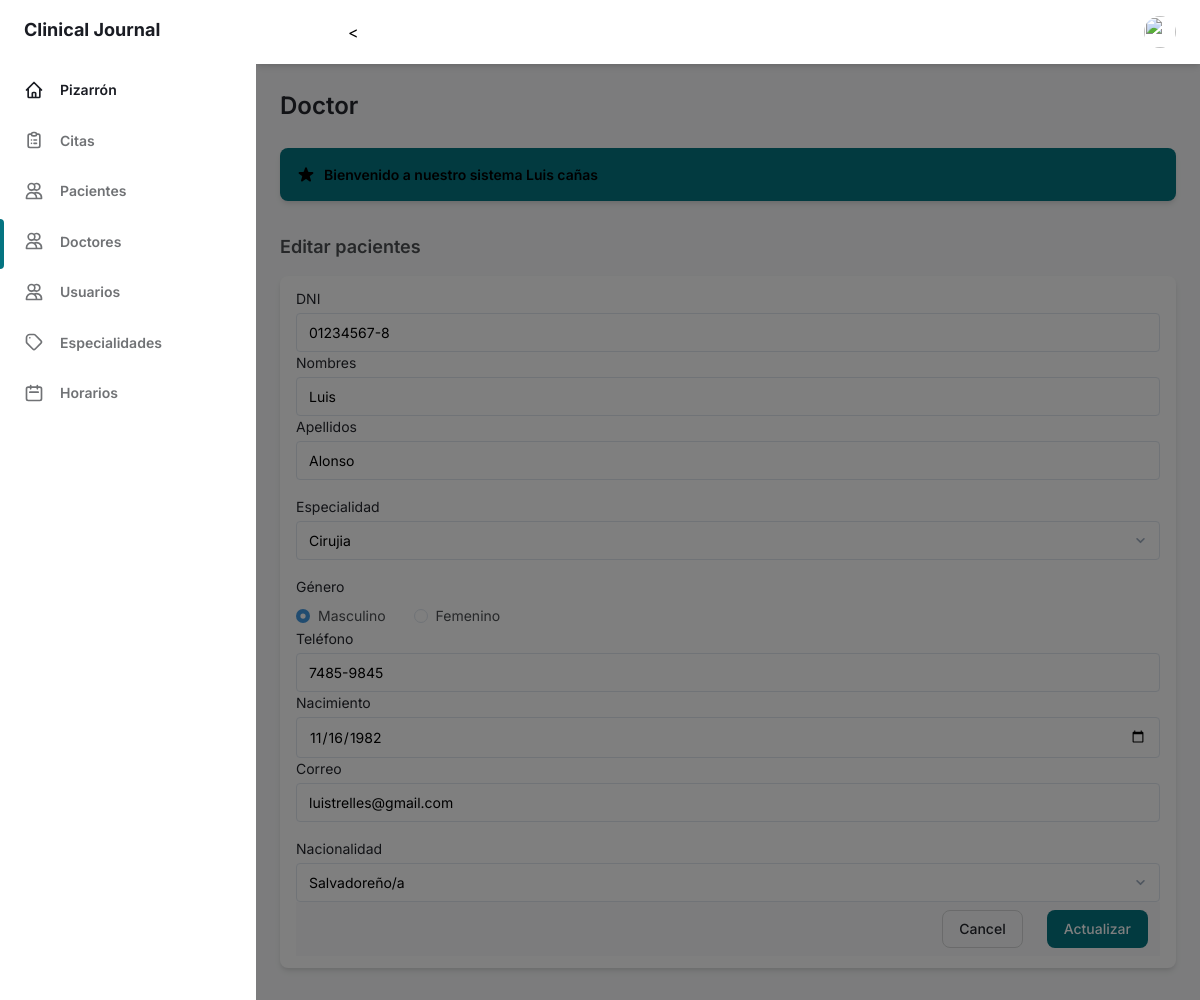
Screenshot of /vista/doctor/edit.php?id=1 (signed in) with the database file from the repository.
### tables this page shows
CREATE TABLE `doctor` (
  `coddoc` int(11) NOT NULL,
  `dnidoc` char(10) NOT NULL,
  `nomdoc` varchar(50) NOT NULL,
  `apedoc` varchar(50) NOT NULL,
  `codespe` int(11) NOT NULL,
  `sexo` char(15) NOT NULL,
  `telefo` char(9) NOT NULL,
  `fechanaci` date NOT NULL,
  `correo` varchar(50) NOT NULL,
  `naciona` varchar(35) NOT NULL,
  `estado` char(15) NOT NULL,
  `fecha_create` timestamp NOT NULL DEFAULT current_timestamp() ON UPDATE current_timestamp()
);

CREATE TABLE `specialty` (
  `codespe` int(11) NOT NULL,
  `nombrees` varchar(50) NOT NULL,
  `estado` char(1) NOT NULL,
  `fecha_create` timestamp NOT NULL DEFAULT current_timestamp() ON UPDATE current_timestamp()
);

### vista/doctor/edit.php (the view, shortened to what this page needs)
<!DOCTYPE html>
<html :class="{ 'theme-dark': dark }" x-data="data()" lang="en">
<head>
  <link rel="stylesheet" href="../../assets/css/tailwind.output.css" />
  <link rel="stylesheet" href="https://cdnjs.cloudflare.com/ajax/libs/Chart.js/2.9.3/Chart.min.css" />
</head>
<body>
  <div class="flex h-screen bg-gray-50 dark:bg-gray-900" :class="{ 'overflow-hidden': isSideMenuOpen }">
    <aside class="z-20 hidden w-64 overflow-y-auto bg-white dark:bg-gray-800 md:block flex-shrink-0">
      <div class="py-4 text-gray-500 dark:text-gray-400">
        <a class="ml-6 text-lg font-bold text-gray-800 dark:text-gray-200" href="../admin/pages-admin.php">
          Clinical Journal
        </a>
        <ul class="mt-6">
          <li class="relative px-6 py-3">
            <a class="inline-flex items-center w-full text-sm font-semibold text-gray-800 transition-colors duration-150 hover:text-gray-800 dark:hover:text-gray-200 dark:text-gray-100" href="../admin/pages-admin.php">
              <span class="ml-4">Pizarrón</span>
            </a>
          </li>
        </ul>
        <ul>
          <li class="relative px-6 py-3">
            <a class="inline-flex items-center w-full text-sm font-semibold transition-colors duration-150 hover:text-gray-800 dark:hover:text-gray-200" href="../../folder/appointment.php">
              <span class="ml-4">Citas</span>
            </a>
          </li>
          <li class="relative px-6 py-3">
            <a class="inline-flex items-center w-full text-sm font-semibold transition-colors duration-150 hover:text-gray-800 dark:hover:text-gray-200" href="../../folder/patients.php">
              <span class="ml-4">Pacientes</span>
            </a>
          </li>
          <li class="relative px-6 py-3">
            <span class="absolute inset-y-0 left-0 w-1 bg-teal-600 rounded-tr-lg rounded-br-lg" aria-hidden="true"></span>
            <a class="inline-flex items-center w-full text-sm font-semibold transition-colors duration-150 hover:text-gray-800 dark:hover:text-gray-200" href="../../folder/doctor.php">
              <span class="ml-4">Doctores</span>
            </a>
          </li>
          <li class="relative px-6 py-3">
            <a class="inline-flex items-center w-full text-sm font-semibold transition-colors duration-150 hover:text-gray-800 dark:hover:text-gray-200" href="../../folder/usuarios.php">
              <span class="ml-4">Usuarios</span>
            </a>
          </li>
          <li class="relative px-6 py-3">
            <a class="inline-flex items-center w-full text-sm font-semibold transition-colors duration-150 hover:text-gray-800 dark:hover:text-gray-200" href="../../folder/specialty.php">
              <span class="ml-4">Especialidades</span>
            </a>
          </li>
          <li class="relative px-6 py-3">
            <a class="inline-flex items-center w-full text-sm font-semibold transition-colors duration-150 hover:text-gray-800 dark:hover:text-gray-200" href="../../folder/horario.php">
              <span class="ml-4">Horarios</span>
            </a>
          </li>
        </ul>
      </div>
    </aside>
    <div x-show="isSideMenuOpen" x-transition:enter="transition ease-in-out duration-150" x-transition:enter-start="opacity-0" x-transition:enter-end="opacity-100" x-transition:leave="transition ease-in-out duration-150" x-transition:leave-start="opacity-100" x-transition:leave-end="opacity-0" class="fixed inset-0 z-10 flex items-end bg-black bg-opacity-50 sm:items-center sm:justify-center"></div>
    <div class="flex flex-col flex-1 w-full">
      <header class="z-10 py-4 bg-white shadow-md dark:bg-gray-800">
        <div class="container flex items-center justify-between h-full px-6 mx-auto text-teal-600 dark:text-teal-300">
          <div class="flex justify-center flex-1 lg:mr-32">
            <div class="relative w-full max-w-xl mr-6 focus-within:text-teal-500">
              <div class="absolute inset-y-0 flex items-center pl-2">
              </div>
              <
            </div>
          </div>
          <ul class="flex items-center flex-shrink-0 space-x-6">
            <li class="relative">
              <button class="align-middle rounded-full focus:shadow-outline-teal focus:outline-none" @click="toggleProfileMenu" @keydown.escape="closeProfileMenu" aria-label="Account" aria-haspopup="true">
                <img class="object-cover w-8 h-8 rounded-full" src="https://www.creativefabrica.com/wp-content/uploads/2019/02/Profile-Icon-by-arus-1-580x386.jpg" alt="" aria-hidden="true" />
              </button>
            </li>
          </ul>
        </div>
      </header>
      <main class="h-full overflow-y-auto">
        <div class="container px-6 mx-auto grid">
          <h2 class="my-6 text-2xl font-semibold text-gray-700 dark:text-gray-200">
            Doctor
          </h2>
          <a class="flex items-center justify-between p-4 mb-8 text-sm font-semibold text-teal-100 bg-teal-600 rounded-lg shadow-md focus:outline-none focus:shadow-outline-teal" style="cursor: pointer;">
            <div class="flex items-center">
              <span>Bienvenido a nuestro sistema <?php echo ucfirst($_SESSION['nombre']); ?></span>
            </div>
          </a>
          <h4 class="mb-4 text-lg font-semibold text-gray-600 dark:text-gray-300">
            Editar pacientes
          </h4>
          <?php
          function connect()
          {
            return new mysqli("localhost", "root", "", "proyecto_final");
          }
          $con = connect();
          $id = $_GET['id'];
          $sql = "SELECT doctor.coddoc, doctor.dnidoc, doctor.nomdoc, doctor.apedoc, specialty.codespe, specialty.nombrees,doctor.sexo, doctor.telefo, doctor.fechanaci, doctor.correo, doctor.naciona, doctor.estado, doctor.fecha_create FROM doctor INNER JOIN specialty ON doctor.codespe = specialty.codespe  WHERE coddoc= '$id'";
          $query  = $con->query($sql);
          $data =  array();
          if ($query) {
            while ($r = $query->fetch_object()) {
              $data[] = $r;
            }
          }
          ?>
          <?php if (count($data) > 0) : ?>
            <?php foreach ($data as $d) : ?>
              <div class="px-4 py-3 mb-8 bg-white rounded-lg shadow-md dark:bg-gray-800">
                <form method="POST" autocomplete="off" action="../../folder/doctor.php?id=<?php echo $d->coddoc; ?>" role="form">
                  <label class="block text-sm">
                    <span class="text-gray-700 dark:text-gray-400">DNI</span>
                    <input name="dnidoc" onKeypress="if (event.keyCode < 45 || event.keyCode > 57) event.returnValue = false;" maxlength="8" value="<?php echo $d->dnidoc; ?>" type="text" class="block w-full mt-1 text-sm dark:border-gray-600 dark:bg-gray-700 focus:border-teal-400 focus:outline-none focus:shadow-outline-teal dark:text-gray-300 dark:focus:shadow-outline-gray form-input" placeholder="Jane Doe" />
                  </label>
                  <label class="block text-sm">
                    <span class="text-gray-700 dark:text-gray-400">Nombres</span>
                    <input name="nomdoc" value="<?php echo $d->nomdoc; ?>" type="text" class="block w-full mt-1 text-sm dark:border-gray-600 dark:bg-gray-700 focus:border-teal-400 focus:outline-none focus:shadow-outline-teal dark:text-gray-300 dark:focus:shadow-outline-gray form-input" placeholder="Cardiologia" />
                  </label>
                  <label class="block text-sm">
                    <span class="text-gray-700 dark:text-gray-400">Apellidos</span>
                    <input name="apedoc" value="<?php echo $d->apedoc; ?>" type="text" class="block w-full mt-1 text-sm dark:border-gray-600 dark:bg-gray-700 focus:border-teal-400 focus:outline-none focus:shadow-outline-teal dark:text-gray-300 dark:focus:shadow-outline-gray form-input" placeholder="Cardiologia" />
                  </label>
                  <label class="block mt-4 text-sm">
                    <span class="text-gray-700 dark:text-gray-400">
                      Especialidad
                    </span>
                    <select name="codespe" class="block w-full mt-1 text-sm dark:text-gray-300 dark:border-gray-600 dark:bg-gray-700 form-select focus:border-teal-400 focus:outline-none focus:shadow-outline-teal dark:focus:shadow-outline-gray">
                      <option value="<?php echo $d->codespe; ?>"><?php echo $d->nombrees; ?></option>
                    </select>
                  </label>
                  <div class="mt-4 text-sm">
                    <span class="text-gray-700 dark:text-gray-400">
                      Género
                    </span>
                    <div class="mt-2">
                      <label class="inline-flex items-center text-gray-600 dark:text-gray-400">
                        <input class="text-teal-600 form-radio focus:border-teal-400 focus:outline-none focus:shadow-outline-teal dark:focus:shadow-outline-gray" name="sexo" type="radio" id="sexo" value="<?php echo $d->sexo; ?>" <?php echo ($d->sexo == 'Masculino') ?  "checked" : "";  ?> />
                        <span class="ml-2">Masculino</span>
                      </label>
                      <label class="inline-flex items-center ml-6 text-gray-600 dark:text-gray-400">
                        <input class="text-teal-600 form-radio focus:border-teal-400 focus:outline-none focus:shadow-outline-teal dark:focus:shadow-outline-gray" name="sexo" type="radio" id="sexo" value="<?php echo $d->sexo; ?>" <?php echo ($d->sexo == 'Femenino') ?  "checked" : "";  ?> />
                        <span class="ml-2">Femenino</span>
                      </label>
                    </div>
                  </div>
                  <label class="block text-sm">
                    <span class="text-gray-700 dark:text-gray-400">Teléfono</span>
                    <input name="telefo" maxlength="9" onKeypress="if (event.keyCode < 45 || event.keyCode > 57) event.returnValue = false;" value="<?php echo $d->telefo; ?>" type="text" class="block w-full mt-1 text-sm dark:border-gray-600 dark:bg-gray-700 focus:border-teal-400 focus:outline-none focus:shadow-outline-teal dark:text-gray-300 dark:focus:shadow-outline-gray form-input" placeholder="Jane Doe" />
                  </label>
                  <label class="block text-sm">
                    <span class="text-gray-700 dark:text-gray-400">Nacimiento</span>
                    <input type="date" name="fechanaci" value="<?php echo $d->fechanaci; ?>" class="block w-full mt-1 text-sm dark:border-gray-600 dark:bg-gray-700 focus:border-teal-400 focus:outline-none focus:shadow-outline-teal dark:text-gray-300 dark:focus:shadow-outline-gray form-input" />
                  </label>
                  <label class="block text-sm">
                    <span class="text-gray-700 dark:text-gray-400">Correo</span>
                    <input name="correo" value="<?php echo $d->correo; ?>" type="email" class="block w-full mt-1 text-sm dark:border-gray-600 dark:bg-gray-700 focus:border-teal-400 focus:outline-none focus:shadow-outline-teal dark:text-gray-300 dark:focus:shadow-outline-gray form-input" placeholder="Jane Doe" />
                  </label>
                  <label class="block mt-4 text-sm">
                    <span class="text-gray-700 dark:text-gray-400">
                      Nacionalidad
                    </span>
                    <select name="naciona" class="block w-full mt-1 text-sm dark:text-gray-300 dark:border-gray-600 dark:bg-gray-700 form-select focus:border-teal-400 focus:outline-none focus:shadow-outline-teal dark:focus:shadow-outline-gray">
                      <option value="<?php echo $d->naciona; ?>"><?php echo $d->naciona; ?></option>
                    </select>
                  </label>
                  <footer class="flex flex-col items-center justify-end px-3 py-2 -mx-3 -mb-6 space-y-4 sm:space-y-0 sm:space-x-6 sm:flex-row bg-gray-50 dark:bg-gray-800">
                    <button @click="closeModal" class="w-full px-5 py-3 text-sm font-medium leading-5 text-white text-gray-700 transition-colors duration-150 border border-gray-300 rounded-lg dark:text-gray-400 sm:px-4 sm:py-2 sm:w-auto active:bg-transparent hover:border-gray-500 focus:border-gray-500 active:text-gray-500 focus:outline-none focus:shadow-outline-gray">
                      Cancel
                    </button>
                    <button name="update2" class="w-full px-5 py-3 text-sm font-medium leading-5 text-white transition-colors duration-150 bg-teal-600 border border-transparent rounded-lg sm:w-auto sm:px-4 sm:py-2 active:bg-teal-600 hover:bg-teal-700 focus:outline-none focus:shadow-outline-teal">
                      Actualizar
                    </button>
                  </footer>
                </form>
              </div>
            <?php endforeach; ?>
          <?php else : ?>
            <span class="px-2 py-1 font-semibold leading-tight text-red-700 bg-red-100 rounded-full dark:text-red-100 dark:bg-red-700">
              No hay datos
            </span>
          <?php endif; ?>
        </div>
        <?php require '../template/footer.php';  ?>

### rows the page displays
doctor: dnidoc "01234567-8", nomdoc "Luis", apedoc "Alonso", codespe "Cirujia", sexo "☑ Masculino", sexo "☐ Femenino", telefo "7485-9845", fechanaci "11/16/1982", correo "luistrelles@gmail.com", naciona "Salvadoreño/a"

### other values shown
$_SESSION['nombre'] "Luis cañas"
